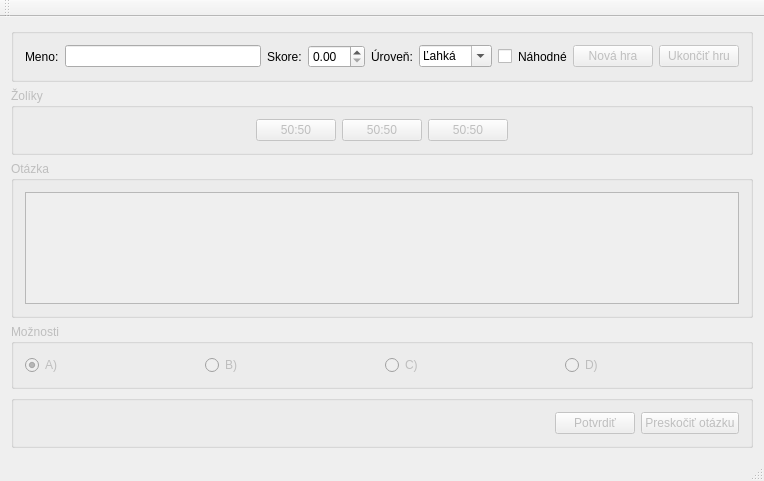
<?xml version="1.0" encoding="UTF-8"?>
<ui version="4.0">
 <class>cv08Class</class>
 <widget class="QMainWindow" name="cv08Class">
  <property name="geometry">
   <rect>
    <x>0</x>
    <y>0</y>
    <width>764</width>
    <height>481</height>
   </rect>
  </property>
  <property name="windowTitle">
   <string>cv08</string>
  </property>
  <widget class="QWidget" name="centralWidget">
   <layout class="QVBoxLayout" name="verticalLayout">
    <item>
     <widget class="QGroupBox" name="groupBox">
      <property name="enabled">
       <bool>true</bool>
      </property>
      <property name="title">
       <string/>
      </property>
      <layout class="QHBoxLayout" name="horizontalLayout">
       <item>
        <widget class="QLabel" name="label">
         <property name="text">
          <string>Meno:</string>
         </property>
        </widget>
       </item>
       <item>
        <widget class="QLineEdit" name="LineMeno">
         <property name="text">
          <string/>
         </property>
        </widget>
       </item>
       <item>
        <widget class="QLabel" name="label_2">
         <property name="text">
          <string>Skore:</string>
         </property>
        </widget>
       </item>
       <item>
        <widget class="QDoubleSpinBox" name="doubleSpinBox">
         <property name="readOnly">
          <bool>false</bool>
         </property>
        </widget>
       </item>
       <item>
        <widget class="QLabel" name="label_3">
         <property name="text">
          <string>Úroveň:</string>
         </property>
        </widget>
       </item>
       <item>
        <widget class="QComboBox" name="comboBox">
         <property name="editable">
          <bool>true</bool>
         </property>
         <property name="currentText">
          <string>Ľahká</string>
         </property>
         <property name="currentIndex">
          <number>0</number>
         </property>
         <item>
          <property name="text">
           <string>Ľahká</string>
          </property>
         </item>
         <item>
          <property name="text">
           <string>Stredná</string>
          </property>
         </item>
         <item>
          <property name="text">
           <string>Ťažká</string>
          </property>
         </item>
        </widget>
       </item>
       <item>
        <widget class="QCheckBox" name="checkBox">
         <property name="text">
          <string/>
         </property>
         <property name="checked">
          <bool>false</bool>
         </property>
        </widget>
       </item>
       <item>
        <widget class="QLabel" name="label_4">
         <property name="text">
          <string>Náhodné</string>
         </property>
        </widget>
       </item>
       <item>
        <widget class="QPushButton" name="NovaButton">
         <property name="enabled">
          <bool>false</bool>
         </property>
         <property name="text">
          <string>Nová hra</string>
         </property>
        </widget>
       </item>
       <item>
        <widget class="QPushButton" name="UkoncitButton">
         <property name="enabled">
          <bool>false</bool>
         </property>
         <property name="text">
          <string>Ukončiť hru</string>
         </property>
        </widget>
       </item>
      </layout>
     </widget>
    </item>
    <item>
     <widget class="QGroupBox" name="groupBox_2">
      <property name="enabled">
       <bool>false</bool>
      </property>
      <property name="title">
       <string>Žolíky</string>
      </property>
      <layout class="QHBoxLayout" name="horizontalLayout_2">
       <item>
        <spacer name="horizontalSpacer">
         <property name="orientation">
          <enum>Qt::Horizontal</enum>
         </property>
         <property name="sizeHint" stdset="0">
          <size>
           <width>96</width>
           <height>13</height>
          </size>
         </property>
        </spacer>
       </item>
       <item>
        <spacer name="horizontalSpacer_4">
         <property name="orientation">
          <enum>Qt::Horizontal</enum>
         </property>
         <property name="sizeHint" stdset="0">
          <size>
           <width>96</width>
           <height>13</height>
          </size>
         </property>
        </spacer>
       </item>
       <item>
        <widget class="QPushButton" name="Zolik1">
         <property name="text">
          <string>50:50</string>
         </property>
        </widget>
       </item>
       <item>
        <widget class="QPushButton" name="Zolik2">
         <property name="text">
          <string>50:50</string>
         </property>
        </widget>
       </item>
       <item>
        <widget class="QPushButton" name="Zolik3">
         <property name="text">
          <string>50:50</string>
         </property>
        </widget>
       </item>
       <item>
        <spacer name="horizontalSpacer_3">
         <property name="orientation">
          <enum>Qt::Horizontal</enum>
         </property>
         <property name="sizeHint" stdset="0">
          <size>
           <width>97</width>
           <height>13</height>
          </size>
         </property>
        </spacer>
       </item>
       <item>
        <spacer name="horizontalSpacer_2">
         <property name="orientation">
          <enum>Qt::Horizontal</enum>
         </property>
         <property name="sizeHint" stdset="0">
          <size>
           <width>96</width>
           <height>13</height>
          </size>
         </property>
        </spacer>
       </item>
      </layout>
     </widget>
    </item>
    <item>
     <widget class="QGroupBox" name="groupBox_3">
      <property name="enabled">
       <bool>false</bool>
      </property>
      <property name="title">
       <string>Otázka</string>
      </property>
      <property name="flat">
       <bool>false</bool>
      </property>
      <layout class="QVBoxLayout" name="verticalLayout_2">
       <item>
        <spacer name="verticalSpacer">
         <property name="orientation">
          <enum>Qt::Vertical</enum>
         </property>
         <property name="sizeHint" stdset="0">
          <size>
           <width>20</width>
           <height>40</height>
          </size>
         </property>
        </spacer>
       </item>
       <item>
        <widget class="QPlainTextEdit" name="plainTextEdit">
         <property name="enabled">
          <bool>false</bool>
         </property>
         <property name="contextMenuPolicy">
          <enum>Qt::DefaultContextMenu</enum>
         </property>
         <property name="readOnly">
          <bool>true</bool>
         </property>
         <property name="backgroundVisible">
          <bool>false</bool>
         </property>
        </widget>
       </item>
      </layout>
     </widget>
    </item>
    <item>
     <widget class="QGroupBox" name="groupBox_4">
      <property name="enabled">
       <bool>false</bool>
      </property>
      <property name="title">
       <string>Možnosti</string>
      </property>
      <layout class="QHBoxLayout" name="horizontalLayout_3">
       <item>
        <widget class="QRadioButton" name="radioButtonA">
         <property name="tabletTracking">
          <bool>false</bool>
         </property>
         <property name="acceptDrops">
          <bool>false</bool>
         </property>
         <property name="autoFillBackground">
          <bool>false</bool>
         </property>
         <property name="text">
          <string>A)</string>
         </property>
         <property name="checkable">
          <bool>true</bool>
         </property>
         <property name="checked">
          <bool>true</bool>
         </property>
        </widget>
       </item>
       <item>
        <widget class="QRadioButton" name="radioButtonB">
         <property name="text">
          <string>B)</string>
         </property>
        </widget>
       </item>
       <item>
        <widget class="QRadioButton" name="radioButtonC">
         <property name="text">
          <string>C)</string>
         </property>
        </widget>
       </item>
       <item>
        <widget class="QRadioButton" name="radioButtonD">
         <property name="text">
          <string>D)</string>
         </property>
        </widget>
       </item>
      </layout>
     </widget>
    </item>
    <item>
     <widget class="QGroupBox" name="groupBox_5">
      <property name="enabled">
       <bool>false</bool>
      </property>
      <property name="title">
       <string/>
      </property>
      <layout class="QHBoxLayout" name="horizontalLayout_4">
       <item>
        <spacer name="horizontalSpacer_5">
         <property name="orientation">
          <enum>Qt::Horizontal</enum>
         </property>
         <property name="sizeHint" stdset="0">
          <size>
           <width>505</width>
           <height>20</height>
          </size>
         </property>
        </spacer>
       </item>
       <item>
        <widget class="QPushButton" name="PotvrditButton">
         <property name="text">
          <string>Potvrdiť</string>
         </property>
        </widget>
       </item>
       <item>
        <widget class="QPushButton" name="PreskocitButton">
         <property name="text">
          <string>Preskočiť otázku</string>
         </property>
        </widget>
       </item>
      </layout>
     </widget>
    </item>
   </layout>
  </widget>
  <widget class="QMenuBar" name="menuBar">
   <property name="geometry">
    <rect>
     <x>0</x>
     <y>0</y>
     <width>764</width>
     <height>26</height>
    </rect>
   </property>
  </widget>
  <widget class="QToolBar" name="mainToolBar">
   <attribute name="toolBarArea">
    <enum>TopToolBarArea</enum>
   </attribute>
   <attribute name="toolBarBreak">
    <bool>false</bool>
   </attribute>
  </widget>
  <widget class="QStatusBar" name="statusBar"/>
 </widget>
 <layoutdefault spacing="6" margin="11"/>
 <resources>
  <include location="cv08.qrc"/>
 </resources>
 <connections/>
</ui>
